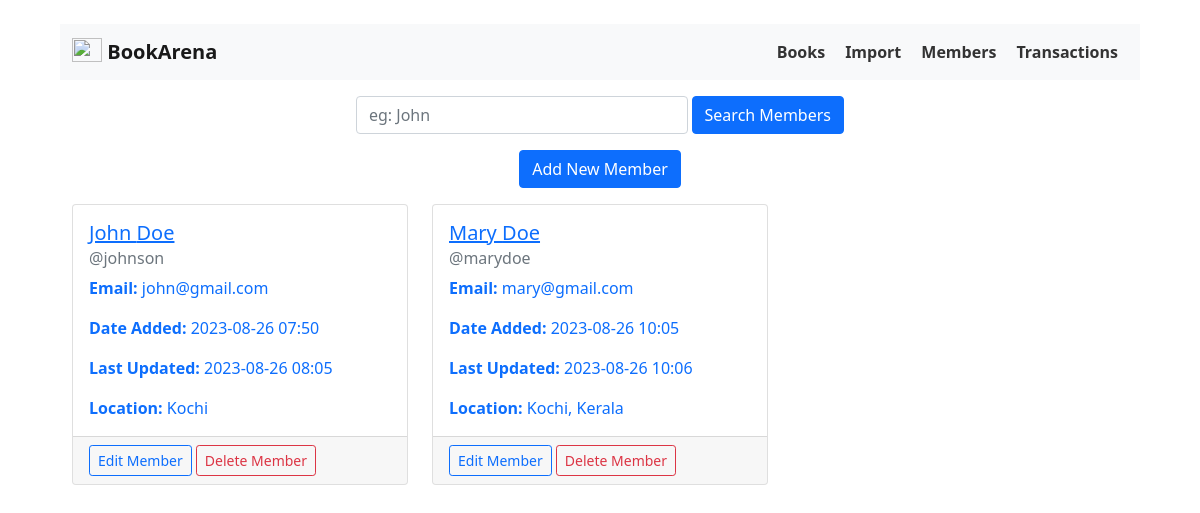
The app's page /members, older data.
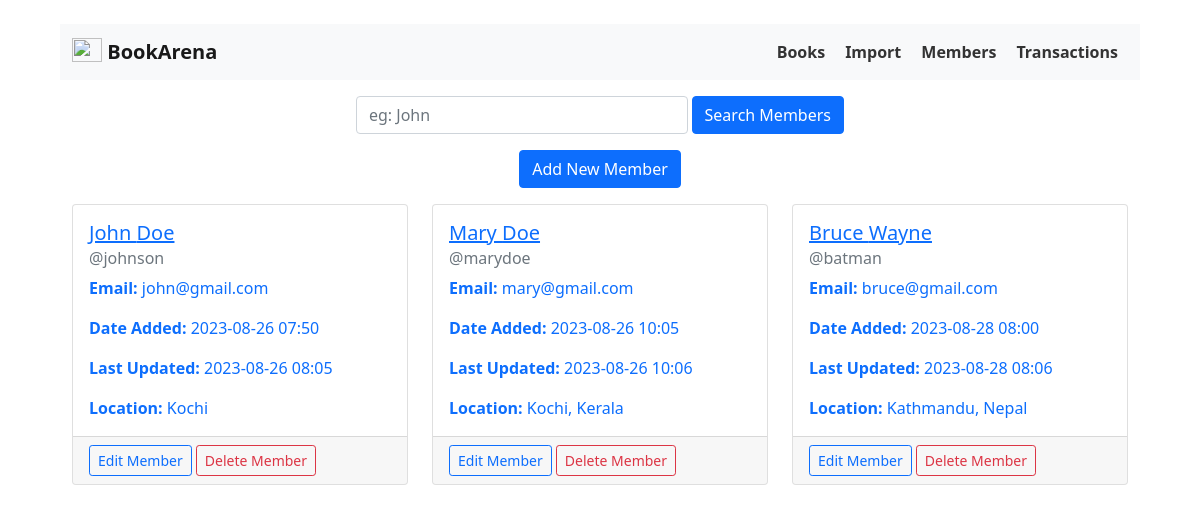
The same page, newer data.
### app/model/Member.py (models this page shows)
class Member(db.Model):
    __tablename__ = "members"
    id = db.Column(db.Integer, primary_key=True)
    username = db.Column(db.String, unique=True, nullable=False)
    first_name = db.Column(db.String(30), nullable=False)
    last_name = db.Column(db.String(30), nullable=False)
    email = db.Column(db.String)
    location = db.Column(db.String)
    date_added = db.Column(db.DateTime, default=datetime.utcnow())
    date_updated = db.Column(db.DateTime, default=datetime.utcnow())
    transactions = relationship("Transaction", back_populates="member")

### app/routes/member_routes.py (the view)
@app.route("/members")
def members():
    members = Member.query.order_by(Member.date_added).all()
    return render_template("members/list.html", members=members)

### app/templates/members/list.html
{% extends 'base.html' %} {% block body %}
<div class="container">
    {% if members | length < 1 %} <div class="mt-5">
        <p>No members have been added to the database yet.</p>
        <p>Click <a href="/members/add">here</a> to add a new member.</p>
</div>
{% else %}
<div class="row justify-content-center m-3">
    <div class="col-12 col-md-6">
        <form action="/members/search/" method="post" class="d-flex">
            <input type="text" name="query" class="form-control me-1" placeholder="eg: John" />
            <button type="submit" class="btn btn-primary" style="white-space: nowrap;">Search Members</button>
        </form>
    </div>
</div>
<div class="m-3 text-center">
    <a href="/members/add" class="btn btn-primary">Add New Member</a>
</div>
<div class="row">
    {% for member in members %}
    <div class="col-lg-4 col-md-6 col-sm-12 mb-4">
        <div class="card">
            <a href="/members/{{member.id}}" class="card-body text-decoration-none">
                <h5 class="card-title text-decoration-underline">{{member.first_name}} {{member.last_name}}</h5>
                <h6 class="card-subtitle mb-2 text-muted">@{{member.username}}</h6>
                <p class="card-text"><b>Email:</b> {{member.email}}</p>
                <p class="card-text"><b>Date Added:</b> {{ member.date_added.strftime('%Y-%m-%d %H:%M') }}</p>
                <p class="card-text"><b>Last Updated:</b> {{ member.date_updated.strftime('%Y-%m-%d %H:%M') }}</p>
                <p class="card-text"><b>Location:</b> {{member.location}}</p>
            </a>
            <div class="card-footer">
                <a href="/members/edit/{{member.id}}" class="btn btn-sm btn-outline-primary">Edit Member</a>
                <a href="/members/delete/{{member.id}}" class="btn btn-sm btn-outline-danger">Delete Member</a>
            </div>
        </div>
    </div>
    {% endfor %}
</div>
{% endif %}
</div>
{% endblock %}

### app/templates/base.html (shortened to what this page needs)
<!DOCTYPE html>
<html lang="en">
<head>
  <link rel="stylesheet" href="{{ url_for('static', filename='css/bootstrap.min.css') }}">
  <link rel="stylesheet" href="{{ url_for('static', filename='css/main.css') }}">
</head>
<body>
  <nav class="navbar navbar-light bg-light">
    <div class="container-fluid">
      <a class="navbar-brand" href="/">
        <img src="{{ url_for('static', filename='images/magicBook.jpg') }}" alt="" width="30" height="24"
          class="d-inline-block align-text-top">
        BookArena
      </a>
      <ul>
        <li>
          <a href="/books">Books</a>
        </li>
        <li>
          <a href="/import">Import</a>
        </li>
        <li>
          <a href="/members">Members</a>
        </li>
        <li>
          <a href="/transactions">Transactions</a>
        </li>
      </ul>
    </div>
  </nav>
  {% block body %} {% endblock %}
</body>
</html>

### app/static/css/main.css (style rules this page uses)
* { margin: 0; padding: 0; }
body { padding: 2% 5%; }
nav ul { list-style: none; margin: 0; padding: 0; display: flex; justify-content: center; }
nav li { margin: 0 10px; }
nav a { text-decoration: none; color: #333; font-weight: bold; font-size: 16px; }

Row changes from the older to the newer data that the page shows:
added Member: first_name "Bruce", last_name "Wayne", username "batman", email "bruce@gmail.com", date_added "2023-08-28 08:00", date_updated "2023-08-28 08:06", location "Kathmandu, Nepal"
